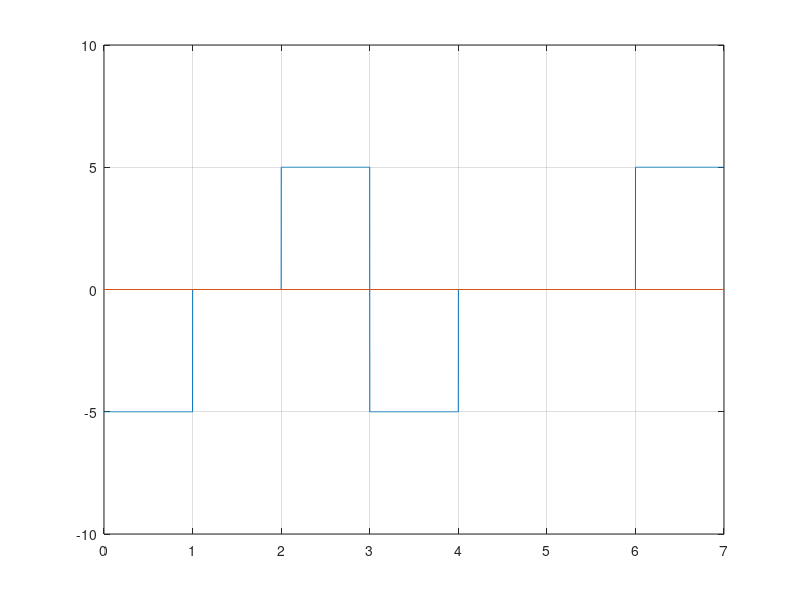

Write the MATLAB code that produced this figure.
clc; #... Clear command line
clear all; #... Clear variables
close all; #... Clear figures

bits = [1 0 1 1 0 0 1];

#... Modulation
bitrate = 1;
voltage = 5;

sampling_rate = 1000;
sampling_time = 1/sampling_rate;

end_time = length(bits)/bitrate;
time = 0:sampling_time:end_time;

index = 1;
sign = -1;

for i = 1:length(time)
  modulation(i) = bits(index)*sign*voltage;
  if time(i)*bitrate >= index
    if bits(index) == 1
      sign = -sign;
    endif
    index = index+1;
  endif
endfor

plot(time, modulation);
axis([0 end_time -voltage-5 voltage+5]);
line([0 end_time], [0 0]);
grid on;

#... Demodulation
index = 1;

for i = 1:length(modulation)
    if modulation(i) != 0
        demodultaion(index) = 1;
    else
        demodultaion(index) = 0;
    endif
    if time(i)*bitrate >= index
        index = index+1;
    endif
endfor

disp(demodultaion);
